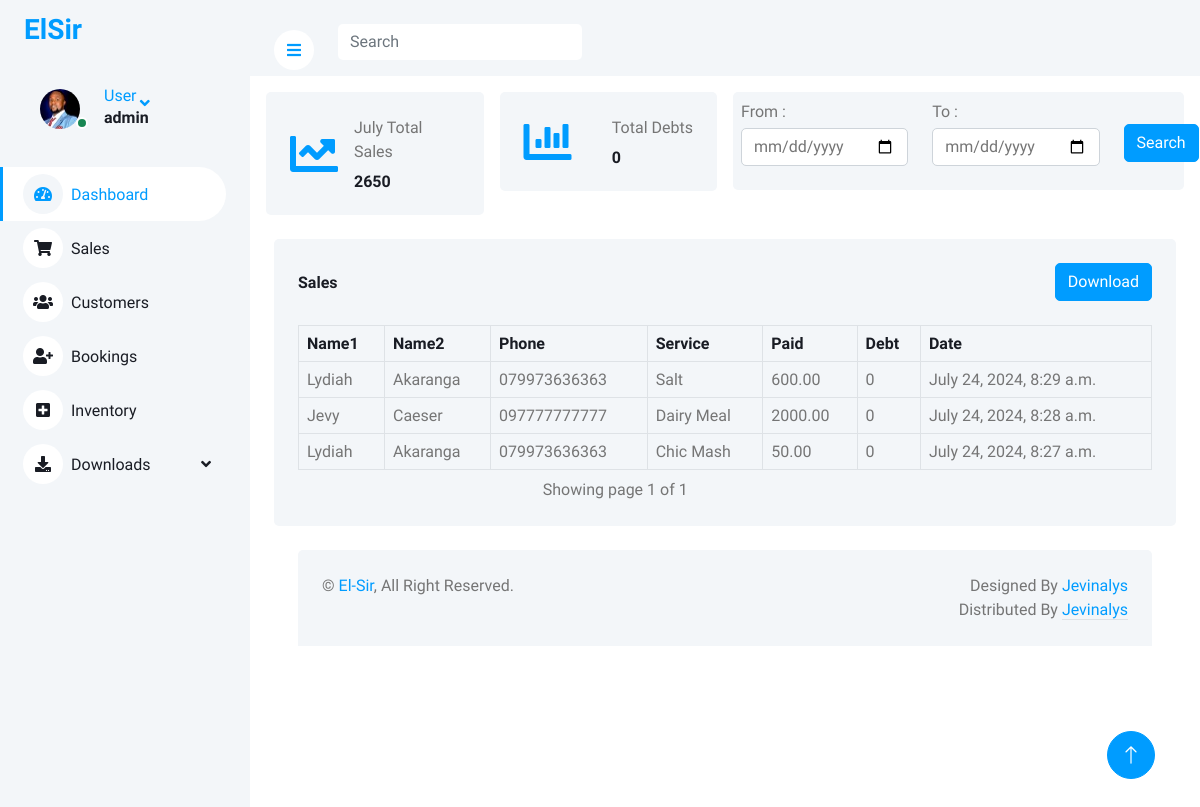
Screenshot of /salesrepo/ (signed in) with the database file from the repository.
### elsiruser/models.py (models this page shows, shortened)
class Sale(models.Model):
    customer_name = models.ForeignKey(Customer, on_delete = models.PROTECT)
    phone = models.CharField(max_length=12,null=True)
    services = models.CharField(max_length=255,default="" )
    CASH = "cash"
    MPESA = "Mpesa"
    PAYMENT_MODE = {
        CASH : "cash",
        MPESA : "Mpesa"
        }
    payment_mode = models.CharField(
    max_length= 10,
    choices=PAYMENT_MODE,
    default=CASH,
    )
    mpesa_code = models.CharField(max_length=255, null=True)
    amount = models.DecimalField(max_digits=40, decimal_places=2,default=0)
    date_paid = models.DateTimeField(default=timezone.now)
    class Meta:
        ordering:['-date_paid'] # type: ignore

class Customer(models.Model):
    first_name = models.CharField(max_length=255)
    second_name = models.CharField(max_length=255)
    phone = models.CharField(max_length=12)
    email_address =models.EmailField(null=True,blank=True)
    debt = models.IntegerField(null=True, blank=True,default=0)
    loyalty_points = models.FloatField(null=True, blank=True,default=0)

### elsiruser/views.py (the view)
# urls.py: path('salesrepo/',views.salesrepo, name="salesrepo"),
@login_required(login_url='login')
def salesrepo(request):
        sales = Sale.objects.all().order_by('-date_paid')
        myFilter = salesRepofilter(request.GET,queryset=sales)
        sales=myFilter.qs
        month = timezone.now()
        dispmonth= month.strftime("%B")
        now = timezone.now()
        start_of_month = now.replace(day=1)
        end_of_month = (start_of_month + timezone.timedelta(days=32)).replace(day=1)
        total_sales_current_month = Sale.objects.filter(
        date_paid__gte=start_of_month,
        date_paid__lt=end_of_month).aggregate(total_sales=Sum('amount'))['total_sales'] or 0
        total_debt = Customer.objects.aggregate(total_debt=Sum('debt'))['total_debt'] or 0
        paginator = Paginator(sales,7)
        page_number = request.GET.get('page')
        page_obj =Paginator.get_page(paginator, page_number)
        context = {'sales':sales,'myFilter':myFilter, 'page_obj':page_obj,'dispmonth':dispmonth,'total_sales_current_month':total_sales_current_month,'total_debt':total_debt}
        return render(request,'salesRepo.html',context)

### elsiruser/templates/salesRepo.html (shortened to what this page needs)
{% extends 'base.html' %}
{% load static %}
{% block content %}
{%include 'sidebar.html' %}
        <div class="content">
            <nav class="navbar navbar-expand bg-light navbar-light sticky-top px-4 py-0">
                <a href="#" class="sidebar-toggler flex-shrink-0">
                    <i class="fa fa-bars"></i>
                </a>
                <form class="d-none d-md-flex ms-4">
                    <input class="form-control border-0" type="search" placeholder="Search">
                </form>
            </nav>
            <div class="container-fluid pt-3 px-3">
                <div class="row g-3">
                    <div class="col-sm-4 col-xl-3">
                        <div class="bg-light rounded d-flex align-items-center justify-content-between p-4">
                            <i class="fa fa-chart-line fa-3x text-primary"></i>
                            <div class="ms-3">
                                <p class="mb-2">{{dispmonth}} Total Sales</p>
                                <h6 class="mb-0">{{ total_sales_current_month }}</h6>
                            </div>
                        </div>
                    </div>
                    <div class="col-sm-6 col-xl-3">
                        <div class="bg-light rounded d-flex align-items-center justify-content-between p-4">
                            <i class="fa fa-chart-bar fa-3x text-primary"></i>
                            <div class="ms-3">
                                <p class="mb-2"> Total Debts</p>
                                <h6 class="mb-0">{{ total_debt}}</h6>
                            </div>
                        </div>
                    </div>
                    <div class="col-sm-4 col-xl-6">
                        <div class="bg-light rounded d-flex align-items-center justify-content-between p-2">
                            <form action="" method="GET">
                                <div class="row">
                                    <div class="col-sm-5">
                                        <div class="form-group">
                                          <label class="mb-1" for="">From : </label>
                                           {{myFilter.form.fromdate}}
                                        </div>
                                    </div>
                                    <div class="col-md-5">
                                        <div class="form-group">
                                          <label class="mb-1" for="">To : </label>
                                          {{myFilter.form.todate}}
                                        </div>
                                    </div>
                                    <div class="col-md-2">
                                        <br class="mb-1">
                                        <button class="btn btn-primary btn-primary-sm" type="submit">Search</button>
                                    </div>
                                </div>
                            </form>
                        </div>
                    </div>
                </div>
            </div>
            <div class="container-fluid pt-4 px-4">
                <div class="bg-light text-center rounded p-4">
                        <div class="col-md-12">
                            <div class="d-flex align-items-center justify-content-between mb-4">
                                <h6 class="mb-0">Sales</h6>
                                <a href="{% url 'export-excel' %}" class="btn btn-primary">Download</a>
                            </div>
                        </div>
                    <div class="app-table">
                        <div class="table-responsive">
                            <table class="table text-start align-middle table-bordered table-hover mb-0">
                                <thead>
                                    <tr class="text-dark">
                                        <th scope="col">Name1</th>
                                        <th scope="col">Name2</th>
                                        <th scope="col">Phone</th>
                                        <th scope="col">Service</th>
                                        <th scope="col">Paid</th>
                                        <th scope="col">Debt</th>
                                        <th scope="col">Date</th>
                                    </tr>
                                </thead>
                                <tbody>
                                    {% for sale in page_obj %}
                                    <tr>
                                        <td>{{sale.customer_name.first_name}}</td>
                                        <td>{{sale.customer_name.second_name}}</td>
                                        <td>{{sale.phone}}</td>
                                        <td>{{sale.services}}</td>
                                        <td>{{sale.amount}}</td>
                                        <td>{{sale.customer_name.debt}}</td>
                                        <td>{{sale.date_paid}}</td>
                                    </tr>
                                    {% endfor %}
                                </tbody>
                            </table>
                        </div>
                    </div>
                    <div class="pagination-container pt-2">
                        <div class="row">
                            <div class="col-md-9">
                                Showing page {{page_obj.number}} of {{ page_obj.paginator.num_pages }}
                            </div>
                            <ul class="pagination align-right float-right mr-auto , col-md-3">
                                </ul>
                        </div>
                    </div>
            </div>
{% endblock %}

### elsiruser/templates/sidebar.html (shortened to what this page needs)
{% load static %}
<div class="sidebar pe-4 pb-3">
    <nav class="navbar bg-light navbar-light">
        <a href="dashboard.html" class="navbar-brand mx-4 mb-3">
            <h3 class="text-primary"></i>ElSir</h3>
        </a>
        {% if user.is_authenticated %}
            <div class="nav-item dropdown">
                <a href="#" class="nav-link dropdown-toggle" data-bs-toggle="dropdown">
                    <div class="d-flex align-items-center ms-4 mb-4">
                        <div class="position-relative">
                            <img class="rounded-circle me-lg-2" src="{% static 'elsiruser/img/user1.jpg' %}" alt="" style="width: 40px; height: 40px;">
                            <div class="bg-success rounded-circle border border-2 border-white position-absolute end-0 bottom-0 p-1"></div>
                        </div>
                        <div class="ms-3">
                            <span class="d-none d-lg-inline-flex">User</span>
                            <h6>{{user.username}}</h6>
                        </div>
                    </div>
                </a>
            </div>
        {% else %}
            <a href="{%url 'login' %}" class="dropdown-item">LogIn</a>
        {% endif %}
        <div class="navbar-nav w-100">
            <a href="{% url 'dashboard' %}" class="nav-item nav-link active"><i class="fa fa-tachometer-alt me-2"></i>Dashboard</a>
            <a href="{% url 'sales' %}" class="nav-item nav-link"><i class="fa fa-shopping-cart me-2"></i>Sales</a>
            <a href="{% url 'customers' %}" class="nav-item nav-link"><i class="fa fa-users me-2"></i>Customers</a>
            <a href="{% url 'bookings' %}" class="nav-item nav-link"><i class="fa fa-user-plus me-2"></i>Bookings</a>
            <a href="{% url 'Inventory' %}" class="nav-item nav-link"><i class="fa fa-plus-square me-2"></i>Inventory</a>
            <div class="nav-item dropdown">
                <a href="#" class="nav-link dropdown-toggle" data-bs-toggle="dropdown"><i class="fa fa-download me-2"></i>Downloads</a>
            </div>
        </div>
    </nav>
</div>

### static/elsiruser/css/style.css (style rules this page uses)
:root { --primary: #009CFF; --light: #F3F6F9; --dark: #191C24; }
.btn { transition: .5s; }
.btn.btn-primary { color: #FFFFFF; }
.sidebar { position: fixed; top: 0; left: 0; bottom: 0; width: 250px; height: 100vh; overflow-y: auto; background: var(--light); transition: 0.5s; z-index: 999; }
.content { margin-left: 250px; min-height: 100vh; background: #FFFFFF; transition: 0.5s; }
@media (min-width: 992px) { .sidebar { margin-left: 0; } }
@media (min-width: 992px) { .content { width: calc(100% - 250px); } }
.sidebar .navbar .navbar-nav .nav-link { padding: 7px 20px; color: var(--dark); font-weight: 500; border-left: 3px solid var(--light); border-radius: 0 30px 30px 0; outline: none; }
.sidebar .navbar .navbar-nav .nav-link:hover, .sidebar .navbar .navbar-nav .nav-link.active { color: var(--primary); background: #FFFFFF; border-color: var(--primary); }
.sidebar .navbar .navbar-nav .nav-link i { width: 40px; height: 40px; display: inline-flex; align-items: center; justify-content: center; background: #FFFFFF; border-radius: 40px; }
.sidebar .navbar .navbar-nav .nav-link:hover i, .sidebar .navbar .navbar-nav .nav-link.active i { background: var(--light); }
.sidebar .navbar .dropdown-toggle::after { position: absolute; top: 15px; right: 15px; border: none; content: "\f107"; font-family: "Font Awesome 5 Free"; font-weight: 900; transition: .5s; }
.content .navbar .sidebar-toggler, .content .navbar .navbar-nav .nav-link i { width: 40px; height: 40px; display: inline-flex; align-items: center; justify-content: center; background: #FFFFFF; border-radius: 40px; }

### rows the page displays
Sale: customer_name.first_name "Lydiah", customer_name.second_name "Akaranga", phone "079973636363", services "Salt", amount "600.00", customer_name.debt "0", date_paid "July 24, 2024, 8:29 a.m."
Sale: customer_name.first_name "Jevy", customer_name.second_name "Caeser", phone "097777777777", services "Dairy Meal", amount "2000.00", customer_name.debt "0", date_paid "July 24, 2024, 8:28 a.m."
Sale: customer_name.first_name "Lydiah", customer_name.second_name "Akaranga", phone "079973636363", services "Chic Mash", amount "50.00", customer_name.debt "0", date_paid "July 24, 2024, 8:27 a.m."

### other values shown
{{ user.username }} "admin"
{{ total_sales_current_month }} "2650"
{{ total_debt }} "0"
{{ page_obj.number }} "1"
{{ page_obj.paginator.num_pages }} "1"
